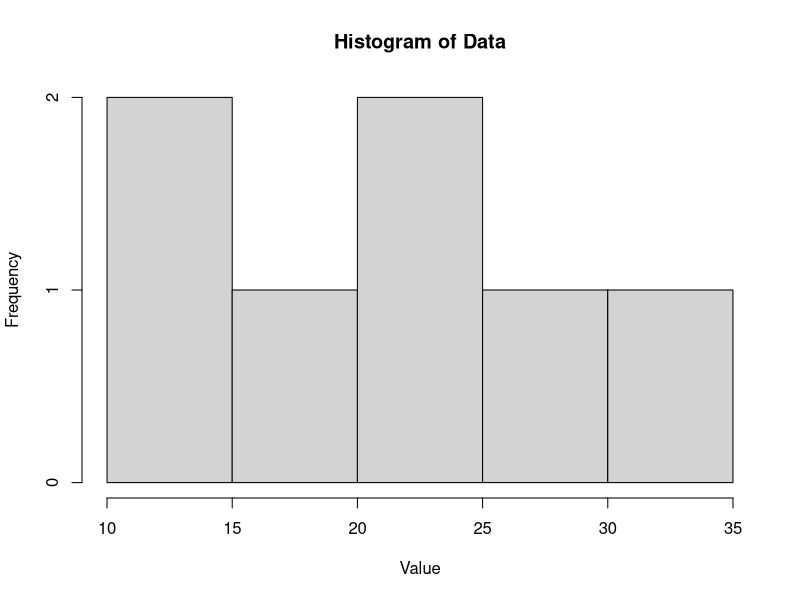

Recreate this plot in R.
## ---- chunk 1
# Descriptive statistics example
data <- c(12, 15, 18, 22, 25, 28, 31)

# Mean and median
mean_data <- mean(data)
mean_data

median_data <- median(data)
median_data

# Variance and standard deviation
variance_data <- var(data)
variance_data

sd_data <- sd(data)
sd_data

# Histogram
hist(data, main = "Histogram of Data", xlab = "Value", ylab = "Frequency")
## ---- chunk 2
# Hypothesis testing example (t-test)
group1 <- c(10, 12, 14, 16, 18)
group2 <- c(14, 15, 16, 17, 18)

t_test_result <- t.test(group1, group2)
t_test_result
## ---- chunk 3
# Linear regression example
x <- c(1, 2, 3, 4, 5)
y <- c(2, 4, 5, 4, 6)

linear_model <- lm(y ~ x)
summary(linear_model)
